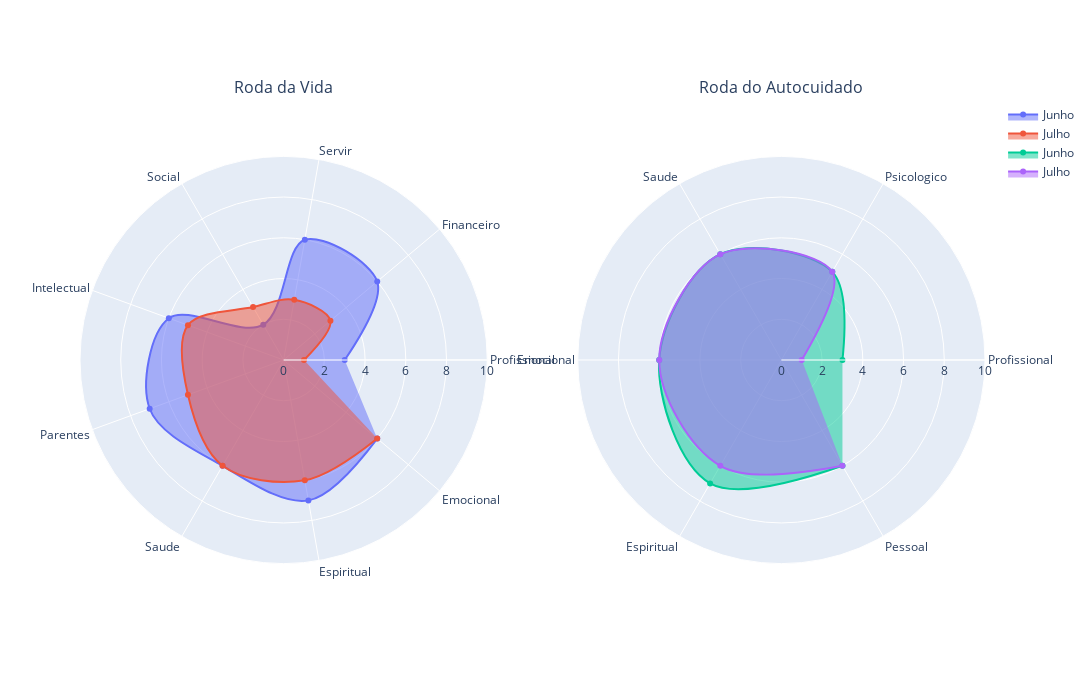

Source (notebook cell):
### Markdown cell above
### Mostrando os Graficos

### Code cell
fig = make_subplots(rows=1, cols=2, subplot_titles=("Roda da Vida", "Roda do Autocuidado"), specs=[[{'type': 'polar'}]*2])

# plotando cada grafico de radar que esta dentro do dataframe com um loop
for name in df:
    fig.add_trace(go.Scatterpolar(r = df[name], 
                                  theta = df.index, 
                                  fill = 'toself', 
                                  name = name,
                                  line_shape="spline"), row=1, col=1) # r = raio, theta = angulo, name = nome da legenda 

# plotando cada grafico de radar que esta dentro do dataframe com um loop
for name in df1:
    fig.add_trace(go.Scatterpolar(r = df1[name], 
                                  theta = df1.index, 
                                  fill = 'toself', 
                                  name = name,
                                  line_shape="spline"), row=1, col=2) # r = raio, theta = angulo, name = nome da legenda, line_shape = tipo de linha, fill = preencher o grafico

# atualizando o layout do gráfico
fig.update_layout(height=700, width=1200) 
fig.update_layout(polar=dict(radialaxis=dict(range=[0, 10])), polar2=dict(radialaxis=dict(range=[0, 10])))

fig.show()

### Figure 1 — Plotly figure (JSON) as saved in the notebook; plotly's stock layout.template omitted (floating-point values rounded to 4 significant figures)
{"data": [{"fill": "toself", "line": {"shape": "spline"}, "name": "Junho", "r": [3, 6, 6, 2, 6, 7, 6, 7, 6], "subplot": "polar", "theta": ["Profissional", "Financeiro", "Servir", "Social", "Intelectual", "Parentes", "Saude", "Espiritual", "Emocional"], "type": "scatterpolar"}, {"fill": "toself", "line": {"shape": "spline"}, "name": "Julho", "r": ["1", "3", "3", "3", "5", "5", "6", "6", "6"], "subplot": "polar", "theta": ["Profissional", "Financeiro", "Servir", "Social", "Intelectual", "Parentes", "Saude", "Espiritual", "Emocional"], "type": "scatterpolar"}, {"fill": "toself", "line": {"shape": "spline"}, "name": "Junho", "r": [3, "5", 6, 6, 7, "6"], "subplot": "polar2", "theta": ["Profissional", "Psicologico", "Saude", "Emocional", "Espiritual", "Pessoal"], "type": "scatterpolar"}, {"fill": "toself", "line": {"shape": "spline"}, "name": "Julho", "r": ["1", "5", "6", "6", "6", "6"], "subplot": "polar2", "theta": ["Profissional", "Psicologico", "Saude", "Emocional", "Espiritual", "Pessoal"], "type": "scatterpolar"}], "layout": {"annotations": [{"font": {"size": 16}, "showarrow": false, "text": "Roda da Vida", "x": 0.225, "xanchor": "center", "xref": "paper", "y": 1, "yanchor": "bottom", "yref": "paper"}, {"font": {"size": 16}, "showarrow": false, "text": "Roda do Autocuidado", "x": 0.775, "xanchor": "center", "xref": "paper", "y": 1, "yanchor": "bottom", "yref": "paper"}], "height": 700, "polar": {"domain": {"x": [0, 0.45], "y": [0, 1]}, "radialaxis": {"range": [0, 10]}}, "polar2": {"domain": {"x": [0.55, 1], "y": [0, 1]}, "radialaxis": {"range": [0, 10]}}, "width": 1200}}
